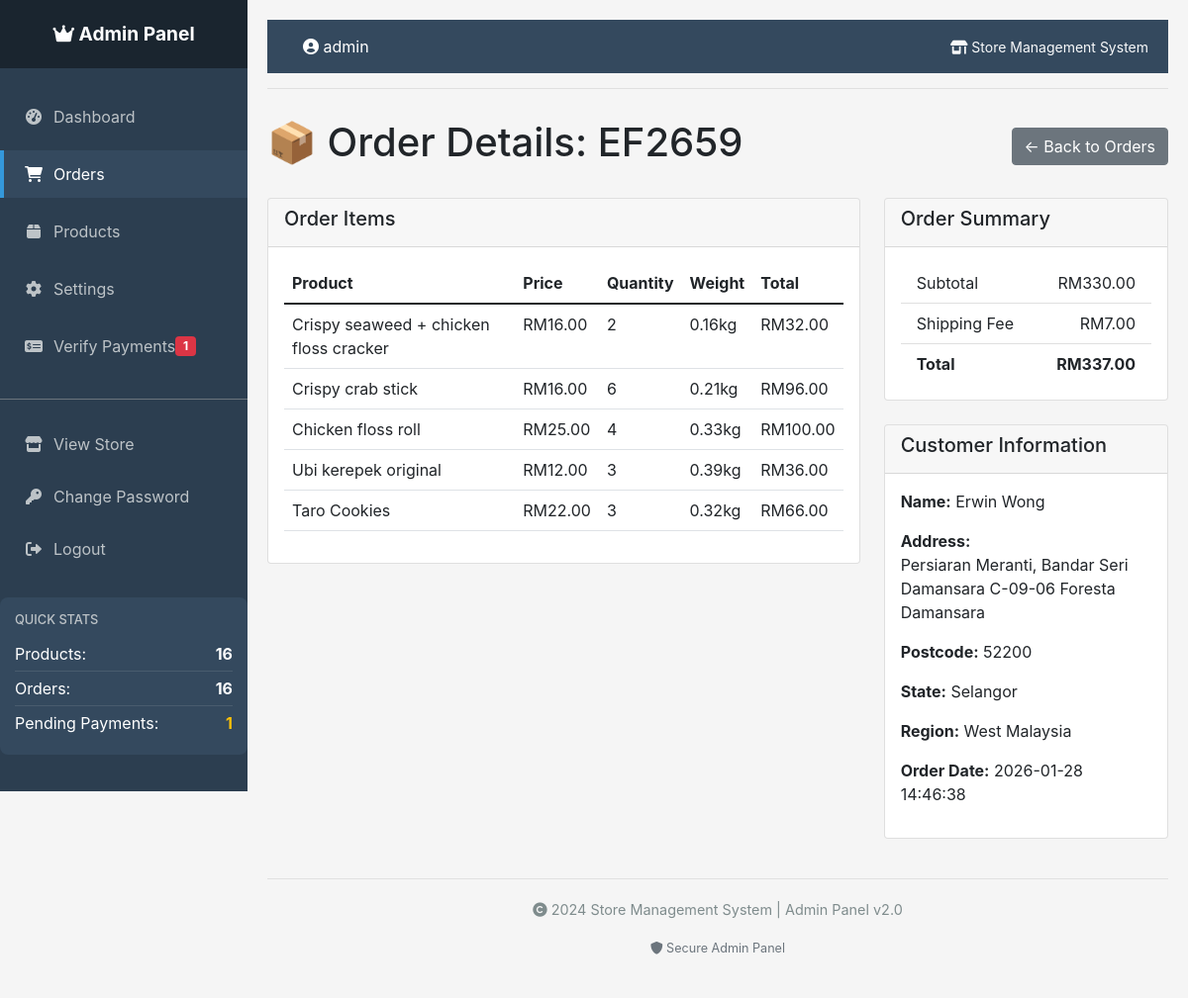
/admin/orders/EF2659 (signed in), run on the app's committed database.
### tables this page shows
CREATE TABLE orders (
            id INTEGER PRIMARY KEY AUTOINCREMENT,
            order_id TEXT UNIQUE NOT NULL,
            customer_name TEXT NOT NULL,
            total_price REAL NOT NULL,
            shipping_fee REAL NOT NULL,
            address TEXT NOT NULL,
            postcode TEXT NOT NULL,
            state TEXT NOT NULL,
            region TEXT NOT NULL,
            status TEXT DEFAULT 'pending',
            created_at TIMESTAMP DEFAULT CURRENT_TIMESTAMP
        , contact_number TEXT, payment_method TEXT, payment_status TEXT DEFAULT "pending", payment_receipt TEXT, payment_verified BOOLEAN DEFAULT 0, payment_verified_at TIMESTAMP, payment_verified_by TEXT, tracking_number TEXT, updated_at TIMESTAMP);

CREATE TABLE order_items (
            id INTEGER PRIMARY KEY AUTOINCREMENT,
            order_id TEXT NOT NULL,
            product_id INTEGER NOT NULL,
            product_name TEXT NOT NULL,
            quantity INTEGER NOT NULL,
            price REAL NOT NULL,
            weight REAL NOT NULL,
            FOREIGN KEY (order_id) REFERENCES orders (order_id),
            FOREIGN KEY (product_id) REFERENCES products (id)
        );

### app.py (the view)
@app.route('/admin/orders/<order_id>')
@admin_required
def order_details(order_id):
    order = g.conn.execute('SELECT * FROM orders WHERE order_id = ?', (order_id,)).fetchone()
    if not order:
        return redirect(url_for('admin_orders'))
    items = g.conn.execute('''
        SELECT oi.*, p.price as unit_price
        FROM order_items oi
        LEFT JOIN products p ON oi.product_id = p.id
        WHERE oi.order_id = ?
    ''', (order_id,)).fetchall()
    return render_template('order_details.html', order=order, items=items)

### app.py (called while the page is built)
def get_db_connection():
    conn = sqlite3.connect(app.config['DATABASE'])
    conn.row_factory = sqlite3.Row
    return conn

@app.before_request
def before_request():
    g.conn = get_db_connection()

@app.teardown_request
def teardown_request(exception):
    if hasattr(g, 'conn'):
        g.conn.close()

def admin_required(f):
    @wraps(f)
    def decorated_function(*args, **kwargs):
        if 'admin_logged_in' not in session:
            return redirect(url_for('admin_login'))
        return f(*args, **kwargs)
    return decorated_function

@app.context_processor
def inject_pending_payments():
    if hasattr(g, 'conn'):
        pending_count = g.conn.execute(
            'SELECT COUNT(*) FROM orders WHERE payment_status = "pending_verification"'
        ).fetchone()[0]
        return dict(pending_payments=pending_count)
    return dict(pending_payments=0)

### templates/order_details.html (shortened to what this page needs)
{% extends "admin_base.html" %}
{% block content %}
<div class="d-flex justify-content-between align-items-center mb-4">
    <h1>📦 Order Details: {{ order.order_id }}</h1>
    <a href="{{ url_for('admin_orders') }}" class="btn btn-secondary">← Back to Orders</a>
</div>
<div class="row">
    <div class="col-md-8">
        <div class="card mb-4">
            <div class="card-header">
                <h5>Order Items</h5>
            </div>
            <div class="card-body">
                <table class="table">
                    <thead>
                        <tr>
                            <th>Product</th>
                            <th>Price</th>
                            <th>Quantity</th>
                            <th>Weight</th>
                            <th>Total</th>
                        </tr>
                    </thead>
                    <tbody>
                        {% for item in items %}
                        <tr>
                            <td>{{ item.product_name }}</td>
                            <td>RM{{ "%.2f"|format(item.price) }}</td>
                            <td>{{ item.quantity }}</td>
                            <td>{{ item.weight }}kg</td>
                            <td>RM{{ "%.2f"|format(item.price * item.quantity) }}</td>
                        </tr>
                        {% endfor %}
                    </tbody>
                </table>
            </div>
        </div>
    </div>
    <div class="col-md-4">
        <div class="card mb-4">
            <div class="card-header">
                <h5>Order Summary</h5>
            </div>
            <div class="card-body">
                <ul class="list-group list-group-flush">
                    <li class="list-group-item d-flex justify-content-between">
                        <span>Subtotal</span>
                        <span>RM{{ "%.2f"|format(order.total_price - order.shipping_fee) }}</span>
                    </li>
                    <li class="list-group-item d-flex justify-content-between">
                        <span>Shipping Fee</span>
                        <span>RM{{ "%.2f"|format(order.shipping_fee) }}</span>
                    </li>
                    <li class="list-group-item d-flex justify-content-between">
                        <strong>Total</strong>
                        <strong>RM{{ "%.2f"|format(order.total_price) }}</strong>
                    </li>
                </ul>
            </div>
        </div>
        <div class="card">
            <div class="card-header">
                <h5>Customer Information</h5>
            </div>
            <div class="card-body">
                <p><strong>Name:</strong> {{ order.customer_name }}</p>
                <p><strong>Address:</strong><br>{{ order.address }}</p>
                <p><strong>Postcode:</strong> {{ order.postcode }}</p>
                <p><strong>State:</strong> {{ order.state }}</p>
                <p><strong>Region:</strong> {{ order.region|title }} Malaysia</p>
                <p><strong>Order Date:</strong> {{ order.created_at }}</p>
            </div>
        </div>
    </div>
</div>
{% endblock %}

### templates/admin_base.html (shortened to what this page needs)
<!DOCTYPE html>
<html lang="en">
<head>
    <link href="https://cdn.jsdelivr.net/npm/bootstrap@5.1.3/dist/css/bootstrap.min.css" rel="stylesheet">
    <link rel="stylesheet" href="https://cdnjs.cloudflare.com/ajax/libs/font-awesome/6.0.0/css/all.min.css">
</head>
<body>
    <div class="admin-container">
        <aside class="admin-sidebar" id="adminSidebar">
            <div class="sidebar-brand">
                <i class="fas fa-crown"></i> Admin Panel
            </div>
            <div class="sidebar-menu">
                <nav class="nav flex-column">
                    <a href="{{ url_for('admin_dashboard') }}"
                       class="nav-link {% if request.endpoint == 'admin_dashboard' %}active{% endif %}">
                        <i class="fas fa-tachometer-alt"></i> Dashboard
                    </a>
                    <a href="{{ url_for('admin_orders') }}"
                       class="nav-link {% if request.endpoint in ['admin_orders', 'order_details'] %}active{% endif %}">
                        <i class="fas fa-shopping-cart"></i> Orders
                    </a>
                    <a href="{{ url_for('admin_products') }}"
                       class="nav-link {% if request.endpoint in ['admin_products', 'add_product', 'edit_product'] %}active{% endif %}">
                        <i class="fas fa-box"></i> Products
                    </a>
                    <a href="{{ url_for('admin_settings') }}"
                       class="nav-link {% if request.endpoint == 'admin_settings' %}active{% endif %}">
                        <i class="fas fa-cog"></i> Settings
                    </a>
                    <a class="nav-link" href="{{ url_for('admin_verify_payments') }}">
                        <i class="fas fa-money-check-alt"></i> Verify Payments
                        {% if pending_payments > 0 %}
                        <span class="badge bg-danger">{{ pending_payments }}</span>
                        {% endif %}
                    </a>
                    <div class="mt-4 pt-3 border-top border-secondary">
                        <a href="/" class="nav-link" target="_blank">
                            <i class="fas fa-store"></i> View Store
                        </a>
                        <a href="{{ url_for('change_password') }}" class="nav-link">
                            <i class="fas fa-key"></i> Change Password
                        </a>
                        <a href="{{ url_for('admin_logout') }}" class="nav-link">
                            <i class="fas fa-sign-out-alt"></i> Logout
                        </a>
                    </div>
                </nav>
                <div class="quick-stats">
                    <h6>Quick Stats</h6>
                    {% set stats = g.conn.execute('SELECT COUNT(*) as product_count FROM products').fetchone() %}
                    {% set order_stats = g.conn.execute('SELECT COUNT(*) as order_count FROM orders').fetchone() %}
                    {% set pending_stats = g.conn.execute('SELECT COUNT(*) as pending_count FROM orders WHERE payment_status = "pending_verification"').fetchone() %}
                    <div class="stat-item">
                        <span>Products:</span>
                        <strong>{{ stats['product_count'] if stats else 0 }}</strong>
                    </div>
                    <div class="stat-item">
                        <span>Orders:</span>
                        <strong>{{ order_stats['order_count'] if order_stats else 0 }}</strong>
                    </div>
                    <div class="stat-item">
                        <span>Pending Payments:</span>
                        <strong class="text-warning">{{ pending_stats['pending_count'] if pending_stats else 0 }}</strong>
                    </div>
                </div>
            </div>
        </aside>
        <main class="admin-main">
            <div class="admin-navbar">
                <div>
                    <span class="ms-3">
                        <i class="fas fa-user-circle"></i> {{ session.get('admin_username', 'Admin') }}
                    </span>
                </div>
                <div>
                    <small class="text-light">
                        <i class="fas fa-store-alt"></i> Store Management System
                    </small>
                </div>
            </div>
            <div class="content-header">
            </div>
            <div class="content-wrapper">
                {% block content %}{% endblock %}
            </div>
            <footer class="admin-footer">
                <p>
                    <i class="fas fa-copyright"></i> 2024 Store Management System | Admin Panel v2.0
                </p>
                <small class="text-muted">
                    <i class="fas fa-shield-alt"></i> Secure Admin Panel
                </small>
            </footer>
        </main>
    </div>
</body>
</html>

### templates/admin_base.html (style rules this page uses)
body { font-family: -apple-system, BlinkMacSystemFont, 'Segoe UI', Roboto, Oxygen, Ubuntu, Cantarell, sans-serif; background-color: #f5f5f5; }
.admin-container { display: flex; min-height: 100vh; }
.admin-sidebar { width: 250px; background-color: #2c3e50; color: white; position: fixed; height: 100vh; overflow-y: auto; transition: all 0.3s; z-index: 1000; }
.admin-main { flex: 1; margin-left: 250px; padding: 20px; }
.admin-navbar { background-color: #34495e; color: white; padding: 15px 20px; display: flex; justify-content: space-between; align-items: center; position: sticky; top: 0; z-index: 100; }
.sidebar-brand { padding: 20px; text-align: center; background-color: #1a252f; font-size: 1.2rem; font-weight: bold; }
.sidebar-menu { padding: 20px 0; }
.sidebar-menu .nav-link { color: #bdc3c7; padding: 12px 20px; margin: 5px 0; border-left: 4px solid transparent; transition: all 0.3s; display: flex; align-items: center; }
.sidebar-menu .nav-link.active { color: white; background-color: #34495e; border-left-color: #3498db; }
.sidebar-menu .nav-link i { margin-right: 10px; width: 20px; text-align: center; }
.content-header { margin-bottom: 30px; padding-bottom: 15px; border-bottom: 1px solid #e0e0e0; display: flex; justify-content: space-between; align-items: center; flex-wrap: wrap; }
.admin-footer { text-align: center; padding: 20px; color: #7f8c8d; font-size: 0.9rem; border-top: 1px solid #e0e0e0; margin-top: 40px; }
.quick-stats { background-color: #34495e; color: white; padding: 15px; border-radius: 8px; margin-top: 20px; }
.quick-stats h6 { color: #bdc3c7; font-size: 0.8rem; text-transform: uppercase; margin-bottom: 10px; }
.quick-stats .stat-item { display: flex; justify-content: space-between; padding: 5px 0; border-bottom: 1px solid rgba(255,255,255,0.1); }
.quick-stats .stat-item:last-child { border-bottom: none; }

### data on the page
orders: get "admin", order_id "EF2659", order.total_price-order.shipping_fee "330.00", shipping_fee "7.00", total_price "337.00", customer_name "Erwin Wong", address "Persiaran Meranti, Bandar Seri Damansara C-09-06 Foresta Damansara", postcode "52200", state "Selangor", region "West", created_at "2026-01-28 14:46:38"
order_items: product_name "Crispy seaweed + chicken floss cracker", price "16.00", quantity "2", weight "0.16", item.price*item.quantity "32.00"
order_items: product_name "Crispy crab stick", price "16.00", quantity "6", weight "0.21", item.price*item.quantity "96.00"
order_items: product_name "Chicken floss roll", price "25.00", quantity "4", weight "0.33", item.price*item.quantity "100.00"
order_items: product_name "Ubi kerepek original", price "12.00", quantity "3", weight "0.39", item.price*item.quantity "36.00"
order_items: product_name "Taro Cookies", price "22.00", quantity "3", weight "0.32", item.price*item.quantity "66.00"

### other printed values
{{ pending_payments }} "1"
{{ stats['product_count'] if stats else 0 }} "16"
{{ order_stats['order_count'] if order_stats else 0 }} "16"
{{ pending_stats['pending_count'] if pending_stats else 0 }} "1"
